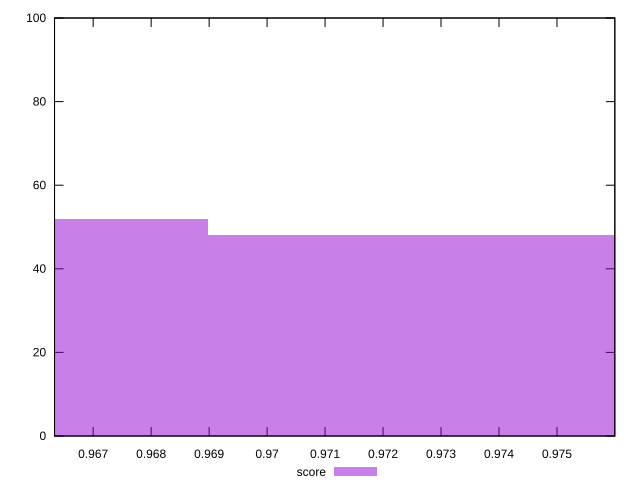

Recreate this plot in gnuplot.
reset
set terminal svg size 640, 490
set output "reprap/speed-index/samples/pages+cached+noadtech/score/histogram.svg"

$score <<EOF
0.9698026619293684 67
0.9770399952273487 33
EOF

set key outside below
set boxwidth 0.007237333297980361
set yrange [0:100]
set style fill transparent solid 0.5 noborder

plot \
  $score title "score" with boxes, \


reset
